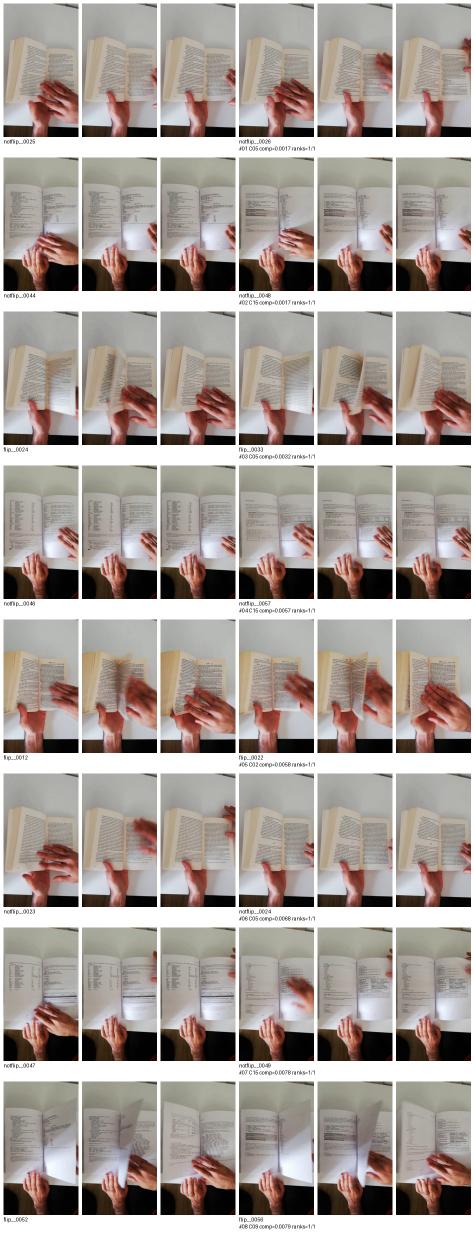
#> input picture raw_session_candidate_review/all_candidates_page_01.jpg, 949 x 2471 px (shown at 1/2 size)
$ python -i visual_feature_audit.py   (imports and definitions only)   (older library calls are emulated)
#> lines starting #> are read from the running program, lines starting #| are printed output that depends on the picture
#!/usr/bin/env python3
from __future__ import annotations
import argparse, csv, json, math
from collections import Counter, defaultdict
from pathlib import Path

import cv2
import numpy as np
from PIL import Image

def entropy_u8(gray):
    hist=np.bincount(gray.reshape(-1),minlength=256).astype(np.float64)
    p=hist/hist.sum()
    p=p[p>0]
    return float(-(p*np.log2(p)).sum())

def features(path: Path):
    data=np.fromfile(path,dtype=np.uint8)
    bgr=cv2.imdecode(data,cv2.IMREAD_COLOR)
#> bgr is the input picture: shape (2471, 949, 3); mean B, G, R 151.8, 157.6, 167
    if bgr is None:
        raise RuntimeError(f"Unreadable {path}")
    h,w=bgr.shape[:2]
#> h = 2471; w = 949
    gray=cv2.cvtColor(bgr,cv2.COLOR_BGR2GRAY)
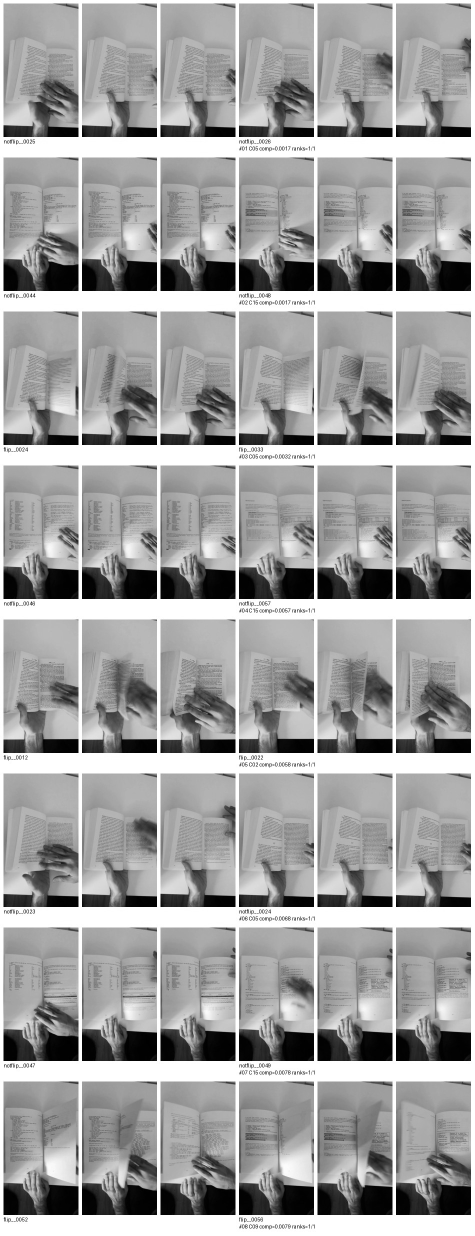
#> gray: shape (2471, 949) (shown at 1/2 size); min 0, max 255, mean 159.7
    hsv=cv2.cvtColor(bgr,cv2.COLOR_BGR2HSV)
#> hsv: shape (2471, 949, 3); mean H, S, V 30.7, 35.4, 167.9
    # downsample only for expensive edge calculation; global moments are full image.
    small=cv2.resize(gray,(270,480),interpolation=cv2.INTER_AREA)
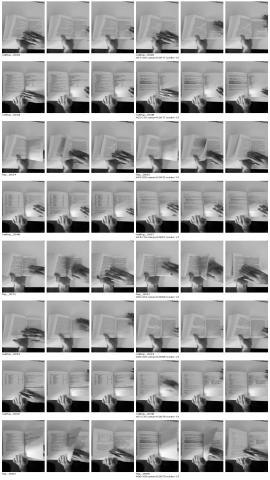
#> small: shape (480, 270); min 0, max 255, mean 159.7
    edges=cv2.Canny(small,80,160)
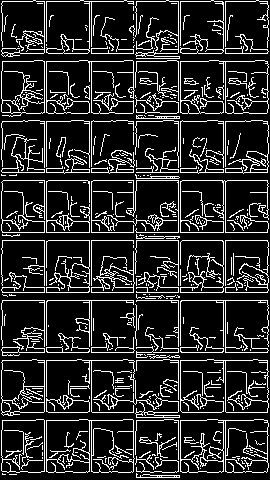
#> edges: shape (480, 270); 16.3% white in thin lines or dots
    lap=cv2.Laplacian(small,cv2.CV_64F)
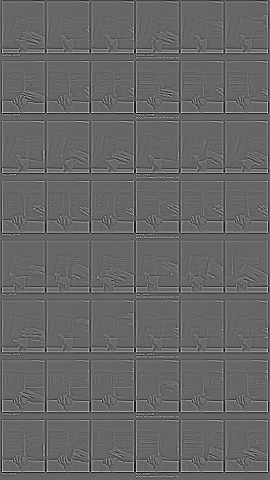
#> lap: shape (480, 270) float64; min -328, max 485, mean -0.1; drawn with min black and max white
    return {
      "width":int(w),"height":int(h),"channels":int(bgr.shape[2]),
      "brightness_mean":float(gray.mean()/255.0),
      "contrast_std":float(gray.std()/255.0),
      "saturation_mean":float(hsv[:,:,1].mean()/255.0),
      "sharpness_laplacian_var":float(lap.var()),
      "edge_density":float((edges>0).mean()),
      "entropy_bits":entropy_u8(gray),
      "jpeg_bytes":int(path.stat().st_size),
    }
#> in entropy_u8, `hist=np.bincount(gray.reshape(-1),minlength=256).astype(np.float64)`: hist = 256 values, max 318966 at index 255, min 422 at index 245, mean 9160.1
#> in entropy_u8, `p=hist/hist.sum()`: p = 256 values, max 0.136 at index 255, min 0.00018 at index 245, mean 0.00391

# [56 lines left out: functions summarise, main, not called in this run]

# [2 lines not run here, left out]

#> (the run stopped early here; a loop or call above may not have finished)

$ run again, on raw_session_candidate_review/all_candidates_page_04.jpg
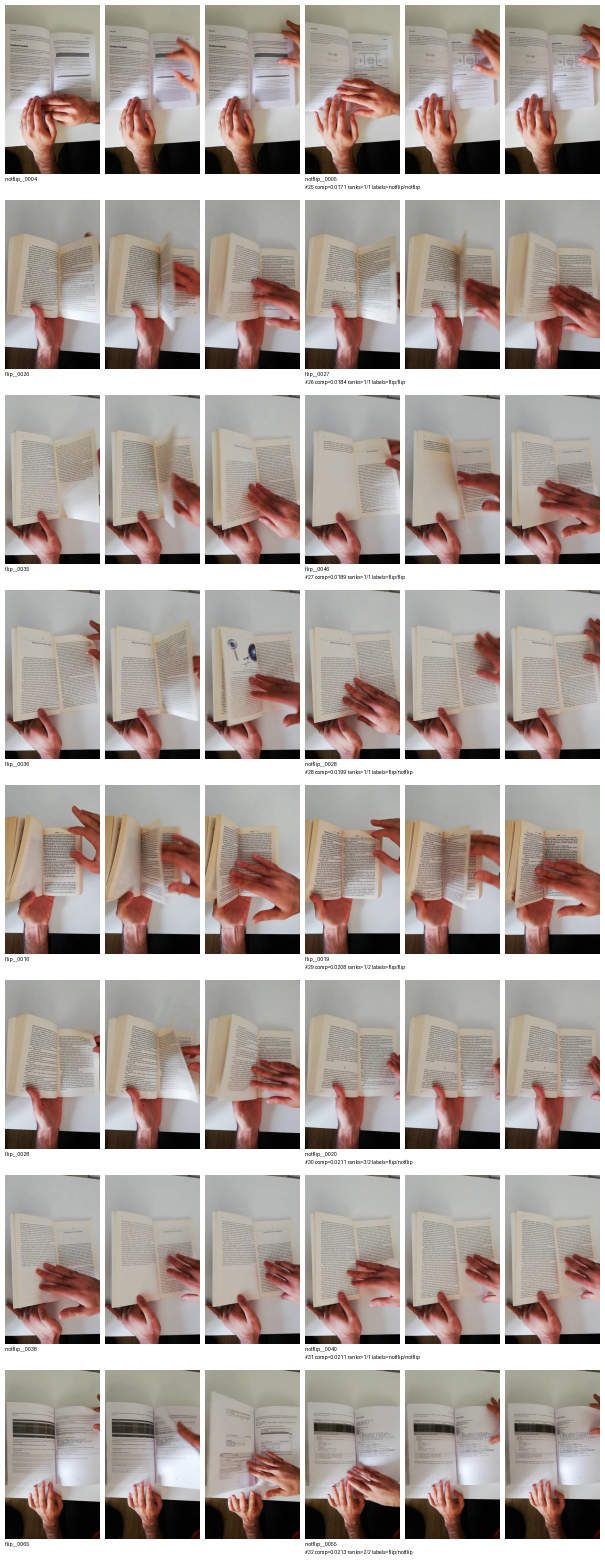
#> input picture raw_session_candidate_review/all_candidates_page_04.jpg, 1210 x 3130 px (shown at 1/2 size)
#> in features, bgr is the input picture: shape (3130, 1210, 3); mean B, G, R 156.8, 162.4, 173.2
#> hsv: shape (3130, 1210, 3); mean H, S, V 30.6, 35.2, 174.1
#> in features, `edges=cv2.Canny(small,80,160)`:
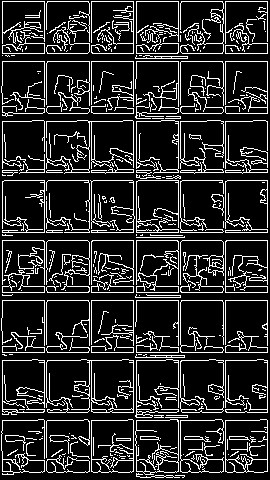
#> edges: shape (480, 270); 16.4% white in thin lines or dots
#> in features, `lap=cv2.Laplacian(small,cv2.CV_64F)`:
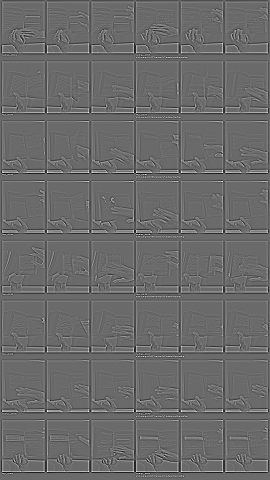
#> lap: shape (480, 270) float64; min -333, max 461, mean -0.1; drawn with min black and max white
#> hist = 256 values, max 616651 at index 255, min 376 at index 246, mean 14794.1
#> p = 256 values, max 0.163 at index 255, min 9.93e-05 at index 246, mean 0.00391

$ run again, on raw_session_candidate_review/all_candidates_page_05.jpg
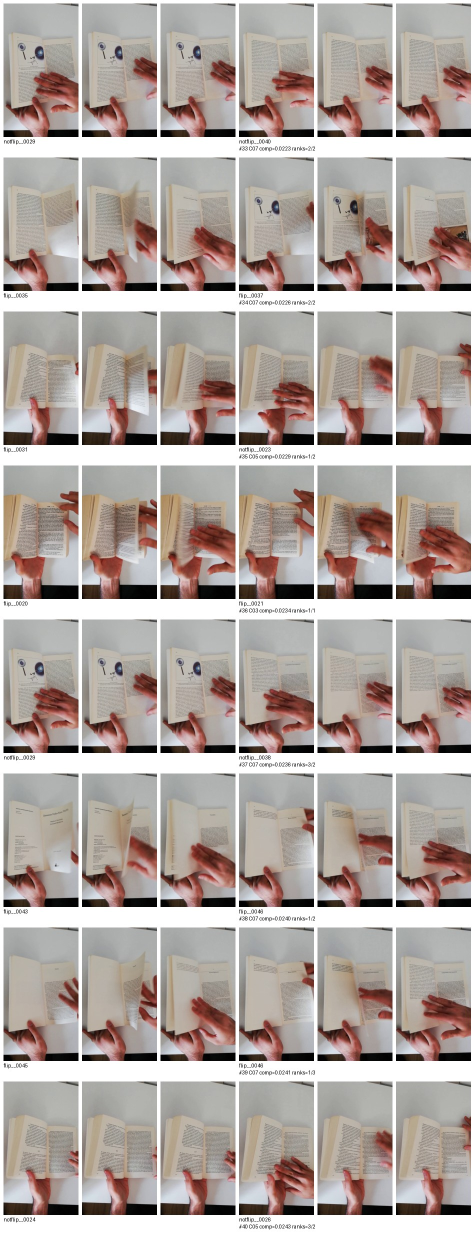
#> input picture raw_session_candidate_review/all_candidates_page_05.jpg, 949 x 2471 px (shown at 1/2 size)
#> in features, bgr is the input picture: shape (2471, 949, 3); mean B, G, R 160.5, 165.7, 176.3
#> hsv: shape (2471, 949, 3); mean H, S, V 32.6, 32.8, 177.2
#> in features, `edges=cv2.Canny(small,80,160)`:
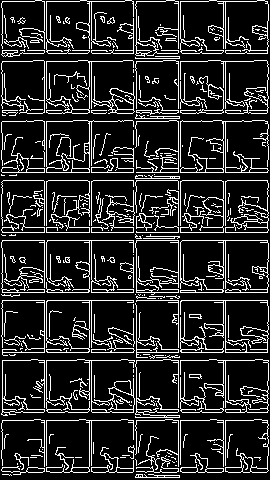
#> edges: shape (480, 270); 16% white in thin lines or dots
#> in features, `lap=cv2.Laplacian(small,cv2.CV_64F)`:
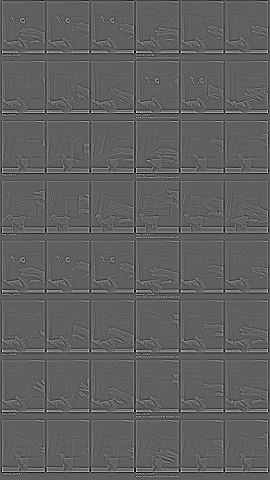
#> lap: shape (480, 270) float64; min -307, max 504, mean -0.1; drawn with min black and max white
#> hist = 256 values, max 326478 at index 255, min 63 at index 239, mean 9160.1
#> p = 256 values, max 0.139 at index 255, min 2.69e-05 at index 239, mean 0.00391
